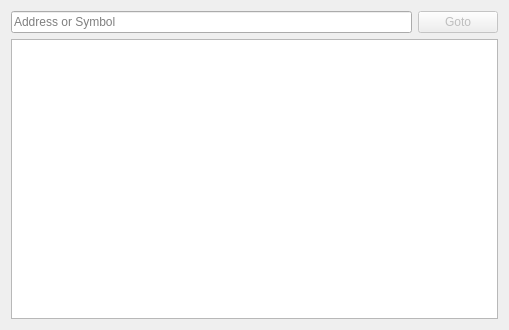
<?xml version="1.0" encoding="UTF-8"?>
<ui version="4.0">
 <class>GotoDialog</class>
 <widget class="QDialog" name="GotoDialog">
  <property name="geometry">
   <rect>
    <x>0</x>
    <y>0</y>
    <width>509</width>
    <height>330</height>
   </rect>
  </property>
  <property name="windowTitle">
   <string>Goto...</string>
  </property>
  <property name="modal">
   <bool>true</bool>
  </property>
  <layout class="QVBoxLayout" name="verticalLayout">
   <item>
    <layout class="QHBoxLayout" name="horizontalLayout">
     <item>
      <widget class="QLineEdit" name="leAddress">
       <property name="text">
        <string/>
       </property>
       <property name="placeholderText">
        <string>Address or Symbol</string>
       </property>
      </widget>
     </item>
     <item>
      <widget class="QPushButton" name="pbGoto">
       <property name="enabled">
        <bool>false</bool>
       </property>
       <property name="text">
        <string>Goto</string>
       </property>
      </widget>
     </item>
    </layout>
   </item>
   <item>
    <widget class="QTableView" name="tvFunctions">
     <property name="editTriggers">
      <set>QAbstractItemView::NoEditTriggers</set>
     </property>
     <property name="selectionBehavior">
      <enum>QAbstractItemView::SelectRows</enum>
     </property>
     <attribute name="horizontalHeaderStretchLastSection">
      <bool>false</bool>
     </attribute>
     <attribute name="verticalHeaderVisible">
      <bool>false</bool>
     </attribute>
    </widget>
   </item>
  </layout>
 </widget>
 <resources/>
 <connections/>
</ui>
